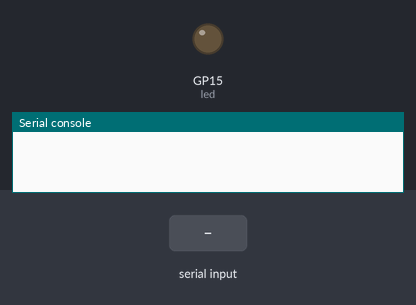
Simulated run of this program. Board: Raspberry Pi Pico running MicroPython. Shown: output pins drawn as LEDs (lit = HIGH), the last lines printed to the serial console. The inputs (shaded band) are chosen by the test bench.

Above: at 1.2 s.
1.3 s: "1" received over the second serial link
At 2.5 s:
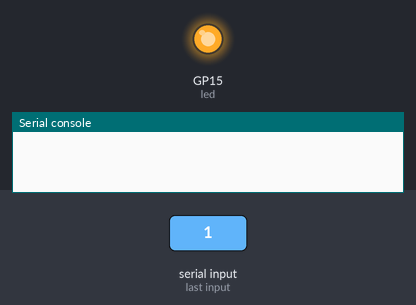
2.8 s: "0" received over the second serial link
At 3.7 s:
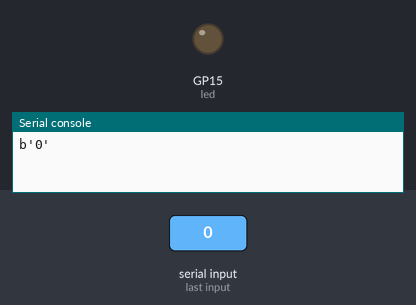
Timing chart, 0 to 5.8 s (numbered marks = the images above; inputs shaded):
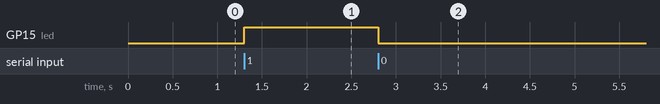

Measured:
- after the input at 1.3 s, GP15 (led): LOW → HIGH at once
- after the input at 2.8 s, GP15 (led): HIGH → LOW at once

The program:

6_Raspberry_PI_Bluetooth_code.py
```python
#code writen by Inventing Phoenix
# FEB/1/2021
from machine import UART,Pin # UART Stands for Universal asynchronus reciver and transmiter
                             # UART class will help us connect our Raspberry PI Pico to the HC-05 Bluetooth module
from time import sleep_ms

BT = UART(1,9600)            # the UART channel number to which the Bluetooth device is connected is mention allong with the baud rate

led= Pin(15,Pin.OUT)         # LED is connected to GPIO 15

while True:                  #
    if BT.any() > 0:         # this conditional statement is used to check if the HC-05 is connected to any device
        data=BT.read(1)      # if the device is connected the data begin recived will be stored in data variable

        if "1" in data:      # if the data recived is 1
            led.high()       # the LED is turned on

        else:                # anything apart from 1
            led.low()        # LED is turned off
            print(data)
        
```
